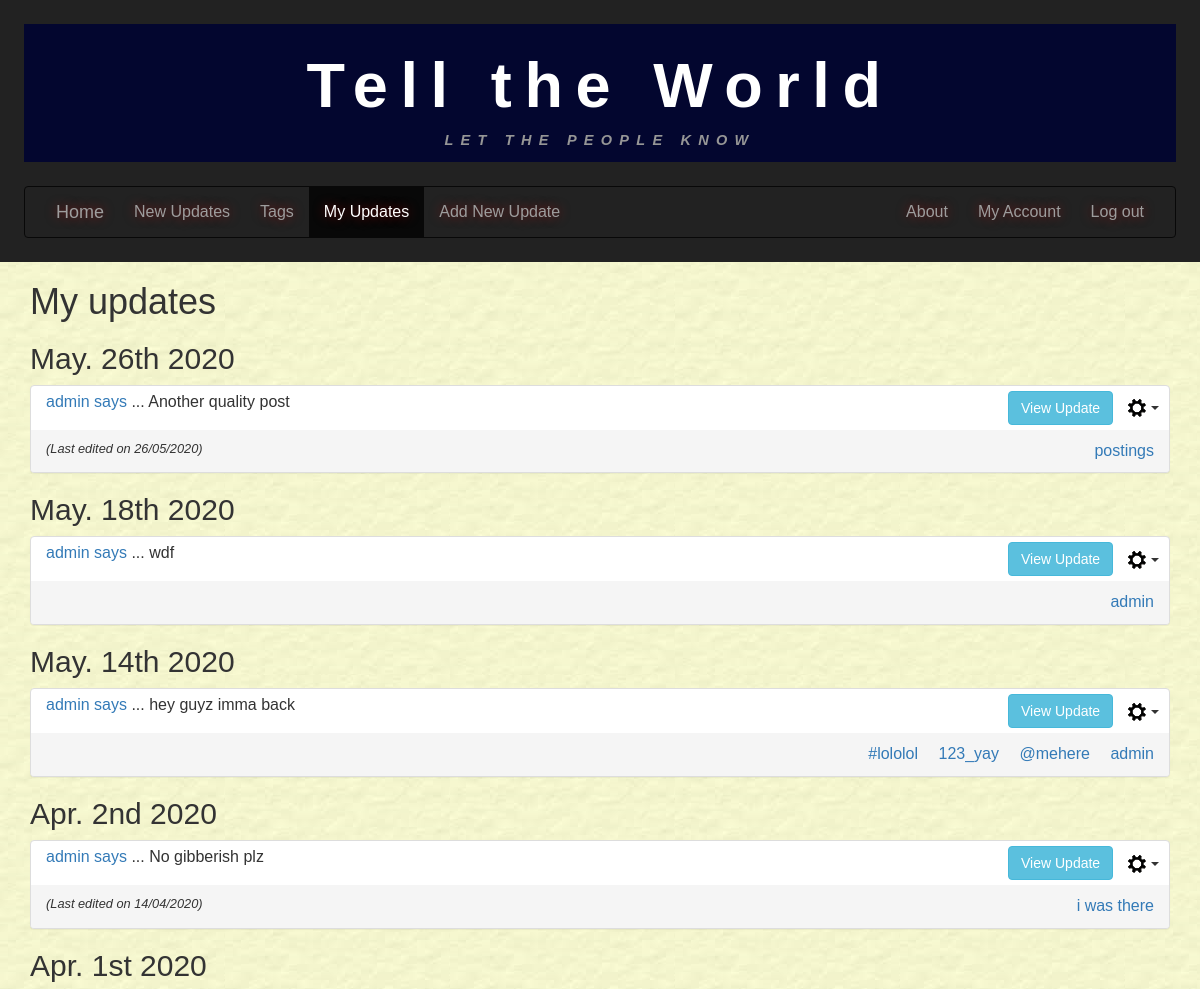
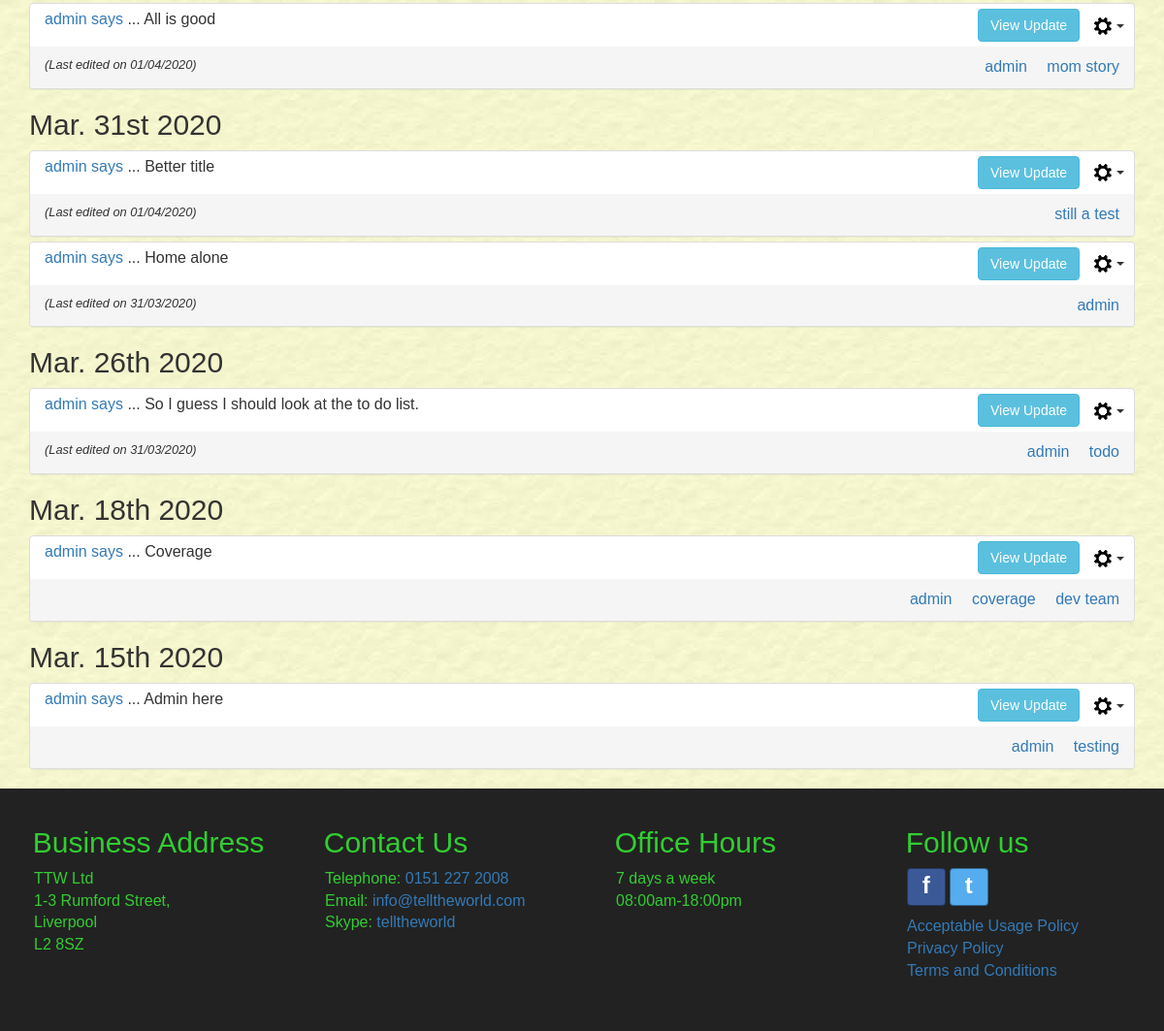
Screenshot of /myupdates/ (signed in) with the database file from the repository (2 pictures, top to bottom).
### tellings/models.py (models this page shows, shortened)
class UserPost(models.Model):
    postID = models.AutoField(primary_key=True, db_column='postID')
    user = models.ForeignKey(settings.AUTH_USER_MODEL, on_delete=models.CASCADE,
                             db_column='user')
    dateOfPost = models.DateTimeField()
    postTitle = models.CharField(max_length=35)
    postText = models.CharField(max_length=255)
    dateOfEdit = models.DateTimeField(null=True, blank=True)
    @property
    def post_tags(self):
        tagmaps = Tagmap.objects.filter(postID=self.postID)
        tagList = sorted([tag.tagID.tagName for tag in tagmaps])
        return tagList
    class Meta:
        verbose_name = "UserPost"
        verbose_name_plural = "UserPosts"

class Tag(models.Model):
    tagID = models.AutoField(primary_key=True, db_column='tagID')
    tagName = models.CharField(max_length=15)
    class Meta:
        ordering = ['tagName']
        verbose_name = "Tag"
        verbose_name_plural = "Tags"

### tellings/views.py (the view)
# urls.py: path('myupdates/', MyUpdatesListView.as_view(), name='myupdates'),
class MyUpdatesListView(LoginRequiredMixin, generic.ListView):
    model = UserPost
    template_name = "tellings/myupdates_list.html"
    paginate_by = 10
    http_method_names = ['get']
    def get_queryset(self):
        user_id = self.request.user.id
        tagName_val = False
        qs = super().get_queryset()
        if 'tagName' in self.request.GET:
            tagName_val = self.request.GET.get('tagName')
            if not Tag.objects.filter(tagName=tagName_val).exists():
                return qs.filter(user=user_id).order_by('-dateOfPost')
        if tagName_val:
            tag = Tag.objects.get(tagName=tagName_val)
            tagmaps = Tagmap.objects.filter(tagID=tag)
            postList = [tm.postID.postID for tm in tagmaps]
            qs = qs.filter(postID__in=postList, user=user_id).order_by('-dateOfPost')
        else:
            qs = qs.filter(user=user_id).order_by('-dateOfPost')
        return qs
    def get_context_data(self, **kwargs):
        context = super(MyUpdatesListView, self).get_context_data(**kwargs)
        current_username = user_id = self.request.user.username
        if 'tagName' in self.request.GET:
            context['tagName'] = self.request.GET.get('tagName')
        context['current_username'] = current_username
        return context

### tellings/templates/tellings/myupdates_list.html (shortened to what this page needs)
{% extends 'tellings/base.html' %}
{% block content %}
  <div class="container-fluid main-content">
    <main class="container currentUserUpdates" id="userUpdates">
      <header>
        <h1>My updates</h1>
      </header>
      {% if userpost_list %}
      {% load static %}
      {% regroup userpost_list by dateOfPost|date:"M. jS Y" as ordered_post_list %}
      {% for mypost in ordered_post_list %}
      <article>
        <h2>{{ mypost.grouper }}</h2>
        <div class="panel-group">
          {% for item in mypost.list %}
            <div class="panel panel-default" id="panel_post_{{ item.postID }}">
              <div class="panel-header">
                <div class="col-sm-8 panel-postTitle">
                  <p><a href="{% url 'tellings:myupdates' %}" name="{{ item.user }}">
                      {{ item.user }} says</a> ... <span id="postTitle_{{ item.postID }}">{{ item.postTitle }}</span></p>
                </div>
                <div class="col-sm-4 align-panel-text-right">
                  <button class="btn btn-info collapse_btn" data-toggle="collapse" data-target="#collapse{{ item.postID }}">View Update</button>
                  {% if current_username %}
                    {% if item.user.username == current_username %}
                    <div class="btn-group">
                      <button type="button" class="btn dropdown-toggle post-cog-btn" data-toggle="dropdown" aria-haspopup="true" aria-expanded="false">
                        <img src="{% static 'tellings/imgs/settings_cog.png' %}" alt="">
                        <span class = "caret"></span>
                      </button>
                    </div>
                    {% endif %}
                  {% endif %}
                </div>
              </div>
              <div class="panel-footer align_between">
                <span class="align-panel-footer-text-left last-edited-text">
                  {% if item.dateOfEdit %}
                  (Last edited on {{ item.dateOfEdit|date:"d/m/Y" }})
                  {% else %}
                    &nbsp;
                  {% endif %}
                </span>
                <span class="align-panel-footer-text-right">
                {% for tag in item.post_tags %}
                  <a class="tagLink" href="{% url 'tellings:myupdates' %}?tagName={{ tag }}" name="{{ tag }}">{{ tag }}</a>
                {% endfor %}
                </span>
              </div>
            </div>
          {% endfor %}
        </div>
      </article>
      {% endfor %}
      {% else %}
      <div class="row white-inner-container">
        <p>No results found.</p>
      </div>
      {% endif %}
    </main>
  </div>
{% endblock %}

### tellings/static/tellings/css/style.css (style rules this page uses)
* { font-family: Arial, Helvetica, sans-serif; font-size: 16px; margin: 0; padding: 0; color: #333; }
.container-fluid { margin: 0; padding-left: 0; padding-right: 0; }
.main-content { min-height: 34.375em; }
.align_between { display: flex; justify-content: space-between; }
.panel-header { padding-top: 0.3125em; }
.align-panel-text-right { text-align: right; padding-right: 0; padding-bottom: 0.3125em; }
.align-panel-footer-text-left { text-align: left; }
.align-panel-footer-text-right { text-align: right; }
.align-panel-footer-text-right a { white-space: nowrap; }
.tagLink { padding-left: 1em; }
.post-cog-btn { padding: 0 0.625em 0 0.625em; background-color: white; }
.last-edited-text { font-size: 0.8em; font-style: italic; }

### rows the page displays
UserPost: user "admin", postTitle "Another quality post", dateOfEdit "26/05/2020"
Tag: post_tags "postings"
UserPost: user "admin", postTitle "wdf"
Tag: post_tags "admin" "admin" "admin" "admin" "admin" "admin" "admin"
UserPost: user "admin", postTitle "hey guyz imma back"
Tag: post_tags "#lololol"
Tag: post_tags "123_yay"
Tag: post_tags "@mehere"
UserPost: user "admin", postTitle "No gibberish plz", dateOfEdit "14/04/2020"
Tag: post_tags "i was there"
UserPost: user "admin", postTitle "All is good", dateOfEdit "01/04/2020"
Tag: post_tags "mom story"
UserPost: user "admin", postTitle "Better title", dateOfEdit "01/04/2020"
Tag: post_tags "still a test"
UserPost: user "admin", postTitle "Home alone", dateOfEdit "31/03/2020"
UserPost: user "admin", postTitle "So I guess I should look at the to do list.", dateOfEdit "31/03/2020"
Tag: post_tags "todo"
UserPost: user "admin", postTitle "Coverage"
Tag: post_tags "coverage"
Tag: post_tags "dev team"
UserPost: user "admin", postTitle "Admin here"
Tag: post_tags "testing"

### other values shown
{{ mypost.grouper }} "May. 26th 2020" "May. 18th 2020" "May. 14th 2020" "Apr. 2nd 2020" "Apr. 1st 2020" "Mar. 31st 2020" "Mar. 26th 2020" "Mar. 18th 2020" "Mar. 15th 2020"
